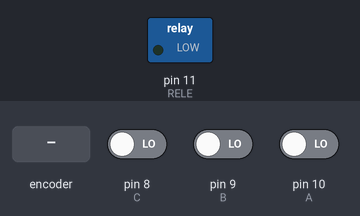
A sketch run on a simulated Arduino Uno, built with avr-gcc and run on an emulated ATmega328P. On the bench: switched loads named in the sketch (green lamp = pin HIGH). The test bench sets the inputs (shaded band); at power-on: pin 8 (C) LOW, pin 9 (B) LOW, pin 10 (A) LOW.

Above: at 1.2 s.
1.3 s: rotary encoder on pin 10 (A) / pin 9 (B) turned 3 steps (first pin leading)
At 2.3 s:
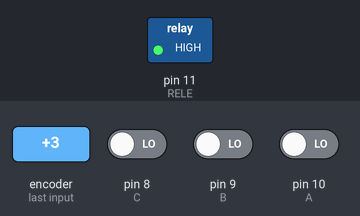
3.4 s: pin 8 (C) driven HIGH
At 4.5 s:
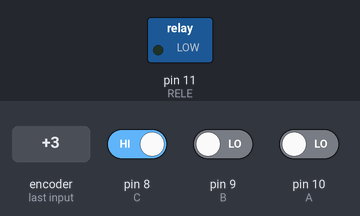
4.9 s: pin 8 (C) driven LOW
At 5.6 s:
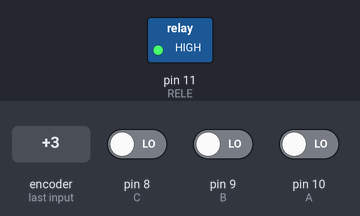
Timing chart, 0 to 7.9 s (numbered marks = the images above; inputs shaded):
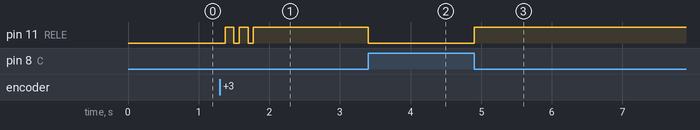

The sketch:

Codigo.ino
```cpp
/********************************************************************
Programación para simular el comprotamento de la penultima práctica
de puertas logicas inclullendo un pulsador/interruptor en los pines
10,9,8 para forzar 0 o 1 :
La salida se activa en función de tres entradas controladas por
interruptores, de manera que cumpla la función logica.

F = not a x not b x c + a x not b x c + a x b x not c

Entardas pin 10,9,8 (digitales)
Salida pin 11 (digital)

Autor: Brais Rey Mirón
Fecha: 16 / Enero / 2025
********************************************************************/

#define A 10
#define B  9
#define C  8
#define RELE 11

bool a = 0;// Definimos a,b,c como datos booleanos
bool b = 0;
bool c = 0;

void setup() {
  pinMode(A, INPUT);// Definimos que funcion tiene cada pin INPUT / OUTPUT
  pinMode(B, INPUT);
  pinMode(C, INPUT);
  pinMode(RELE, OUTPUT);
}

void loop() {
  a = digitalRead(A);// Leemos y guardamos los estados de las entradas
  b = digitalRead(B);
  c = digitalRead(C);
  bool condicion = !a && !b && c || a && !b && c || a && b && !c ;//Se añade un balor booleano encargado de establecer las condiciones de activaciòn (Usando Minterms)
  if(condicion) {// Cuando se cumplan las condiciones:
    digitalWrite(RELE,HIGH);// Activa el RELE
  }
  else {// En caso de que no se cumplan las condiciones:
    digitalWrite(RELE, LOW);// Desactiva el RELE
  }
}
```

Measured:
- after the input at 1.3 s, pin 11 (RELE): alternates HIGH for 0.13 s and LOW for 0.07 s, 5 changes in all, then stays HIGH, starting after 0.08 s
- after the input at 3.4 s, pin 11 (RELE): HIGH → LOW at once
- after the input at 4.9 s, pin 11 (RELE): LOW → HIGH at once
